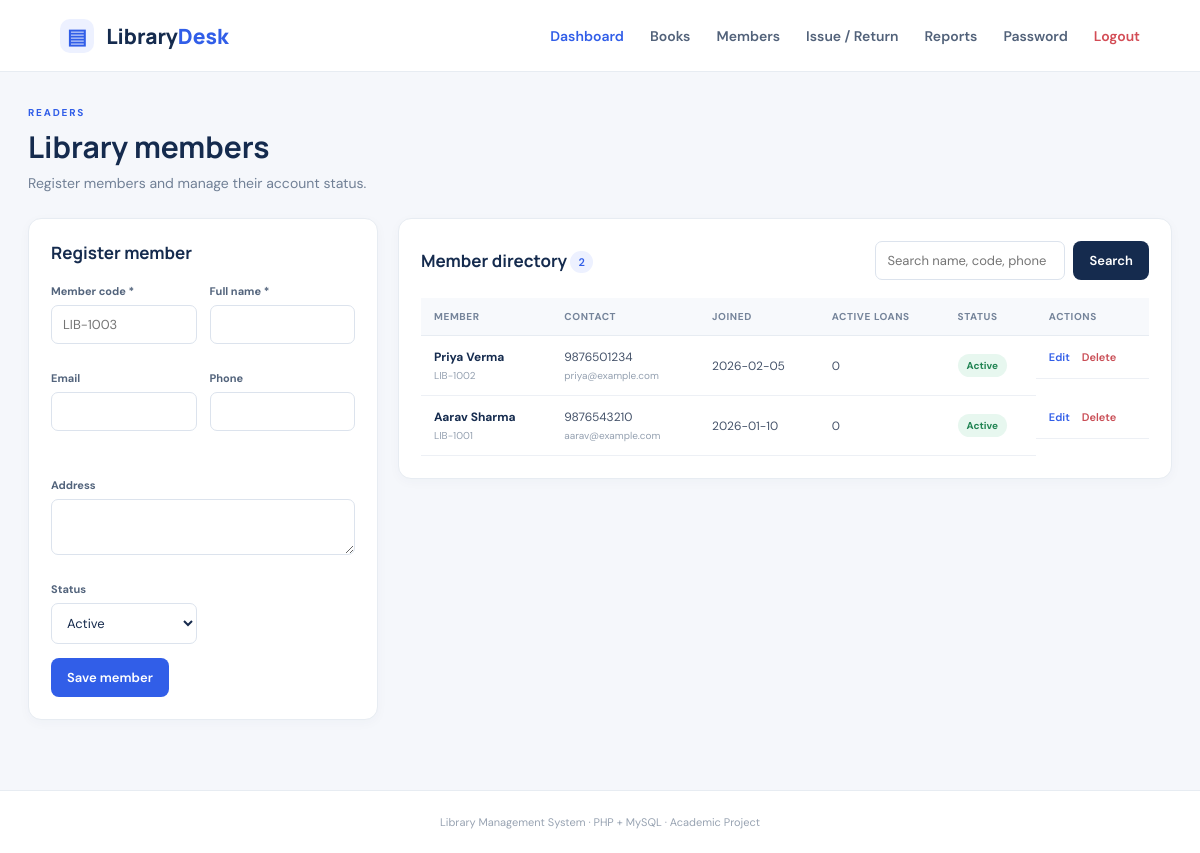
The page /members.php (signed in) on the database its author committed.
### tables this page shows
CREATE TABLE members (
 id INT AUTO_INCREMENT PRIMARY KEY, member_code VARCHAR(30) NOT NULL UNIQUE, name VARCHAR(120) NOT NULL,
 email VARCHAR(150), phone VARCHAR(20), address TEXT, joined_on DATE NOT NULL,
 status ENUM('Active','Inactive') NOT NULL DEFAULT 'Active', created_at TIMESTAMP DEFAULT CURRENT_TIMESTAMP,
 INDEX idx_member_name(name)
);

### includes/functions.php (called while the page is built, shortened)
<?php
function e($v): string { return htmlspecialchars((string)$v, ENT_QUOTES, 'UTF-8'); }

### members.php (the view, shortened to what this page needs)
<?php
require_once 'config/config.php';require_once 'includes/functions.php';require_login();verify_csrf();
$edit=null;if(isset($_GET['edit'])){$s=$pdo->prepare('SELECT * FROM members WHERE id=?');$s->execute([(int)$_GET['edit']]);$edit=$s->fetch();}
$q=trim($_GET['q']??'');$sql='SELECT m.*, (SELECT COUNT(*) FROM loans l WHERE l.member_id=m.id AND l.status="Issued") active_loans FROM members m';$args=[];if($q!==''){$sql.=' WHERE m.name LIKE ? OR m.member_code LIKE ? OR m.phone LIKE ?';$args=["%$q%","%$q%","%$q%"];} $sql.=' ORDER BY m.id DESC';$s=$pdo->prepare($sql);$s->execute($args);$members=$s->fetchAll();
$page_title='Members';require 'includes/header.php';?>
<div class="page-heading"><div><p class="eyebrow">READERS</p><h1>Library members</h1><p class="muted">Register members and manage their account status.</p></div></div>
<div class="content-grid"><section class="panel form-panel"><h2><?=$edit?'Edit member':'Register member'?></h2><form method="post"><div class="form-grid">
<div class="field"><label>Member code *</label><input name="member_code" required placeholder="LIB-1003" value="<?=e($edit['member_code']??'')?>"></div><div class="field"><label>Full name *</label><input name="name" required value="<?=e($edit['name']??'')?>"></div>
<div class="field"><label>Email</label><input type="email" name="email" value="<?=e($edit['email']??'')?>"></div><div class="field"><label>Phone</label><input name="phone" value="<?=e($edit['phone']??'')?>"></div>
<div class="field full"><label>Address</label><textarea name="address" rows="2"></textarea></div><div class="field"><label>Status</label><select name="status"><option <?=($edit['status']??'Active')==='Active'?'selected':''?>>Active</option></select></div></div><button class="btn primary">Save member</button></form></section>
<section class="panel"><div class="panel-heading"><h2>Member directory <span class="count"><?=count($members)?></span></h2><form class="search-form"><input name="q" value="<?=e($q)?>" placeholder="Search name, code, phone"><button class="btn dark">Search</button></form></div><div class="table-wrap"><table><thead><tr><th>Member</th><th>Contact</th><th>Joined</th><th>Active loans</th><th>Status</th><th>Actions</th></tr></thead><tbody><?php foreach($members as $m):?><tr><td><b><?=e($m['name'])?></b><small><?=e($m['member_code'])?></small></td><td><?=e($m['phone']?:'—')?><small><?=e($m['email']?:'')?></small></td><td><?=e($m['joined_on'])?></td><td><?=$m['active_loans']?></td><td><span class="pill <?=$m['status']==='Active'?'green':'gray'?>"><?=e($m['status'])?></span></td><td class="actions"><a href="members.php?edit=<?=$m['id']?>">Edit</a><form method="post" onsubmit="return confirm('Delete this member?')"><?=csrf_field()?><input type="hidden" name="action" value="delete"><input type="hidden" name="id" value="<?=$m['id']?>"><button class="link danger-link">Delete</button></form></td></tr><?php endforeach;?><?php if(!$members):?><tr><td colspan="6" class="empty">No members found.</td></tr><?php endif;?></tbody></table></div></section></div>
<?php require 'includes/footer.php';?>

### assets/css/style.css (style rules this page uses)
:root { --ink:#172b4d;--muted:#718096;--line:#e7ecf2;--blue:#315ee8;--navy:#152b4e;--bg:#f5f7fb }
* { box-sizing:border-box }
body { margin:0;background:var(--bg);color:var(--ink);font:14px 'DM Sans',Arial,sans-serif }
.page-heading { display:flex;justify-content:space-between;align-items:center;gap:20px;margin:0 0 26px }
.eyebrow { font-size:10px;letter-spacing:1.8px;color:var(--blue);font-weight:700;margin:0 0 7px }
.page-heading h1,h1,h2 { font-family:Manrope;margin:0;color:var(--navy) }
.page-heading h1 { font-size:30px }
.muted { color:var(--muted);margin:7px 0 0 }
.btn { border:0;border-radius:8px;padding:11px 16px;font-weight:700;text-decoration:none;display:inline-flex;align-items:center;justify-content:center;cursor:pointer;font:600 13px 'DM Sans';white-space:nowrap }
.primary { background:var(--blue);color:white }
.dark { background:var(--navy);color:white }
.full { width:100%;margin-top:20px }
.panel { background:#fff;border:1px solid var(--line);border-radius:13px;padding:22px;margin-bottom:22px;box-shadow:0 3px 12px #1d355708;min-width:0 }
.panel h2 { font-size:17px }
.panel-heading { display:flex;justify-content:space-between;align-items:center;gap:16px;margin-bottom:18px }
.table-wrap { width:100%;overflow-x:auto }
table { width:100%;border-collapse:collapse;white-space:nowrap }
th { text-align:left;background:#f7f9fc;color:#75849a;text-transform:uppercase;letter-spacing:.6px;font-size:10px;padding:12px 13px;border-bottom:1px solid var(--line) }
td { padding:13px;border-bottom:1px solid #edf0f5;color:#45536a;font-size:12px }
td b { color:var(--navy) }
td small { display:block;color:#94a0b0;font-size:10px;margin-top:4px }
.pill { display:inline-block;padding:5px 9px;border-radius:20px;font-size:10px;font-weight:700 }
.green { background:#e7f7ef;color:#218453 }
.content-grid { display:grid;grid-template-columns:minmax(280px,350px) minmax(0,1fr);gap:20px;align-items:start }
.form-panel h2 { margin-bottom:20px }
.form-grid { display:grid;grid-template-columns:1fr 1fr;gap:13px }
.field { display:flex;flex-direction:column;gap:7px;margin-bottom:14px }
.field.full { grid-column:1/-1 }
.field label { font-size:11px;font-weight:700;color:#53647c }
.field input,.field select,.field textarea,.search-form input { width:100%;border:1px solid #dce3ed;border-radius:7px;padding:10px 11px;font:13px 'DM Sans';color:var(--ink);background:white;outline:none }
.search-form { display:flex;gap:8px }
.search-form input { min-width:190px }
.count { font:600 11px 'DM Sans';background:#edf1ff;color:var(--blue);border-radius:20px;padding:4px 8px;vertical-align:middle }
.actions { display:flex;gap:12px;align-items:center }
.actions a,.link { font:600 11px 'DM Sans';color:var(--blue);text-decoration:none;background:none;border:0;padding:0;cursor:pointer }
.danger-link { color:#c94d55 }
.actions form { display:inline }

### rows shown on the page
members: name "Priya Verma", member_code "LIB-1002", phone "9876501234", email "priya@example.com", joined_on "2026-02-05", active_loans "0", status "Active"
members: name "Aarav Sharma", member_code "LIB-1001", phone "9876543210", email "aarav@example.com", joined_on "2026-01-10", active_loans "0", status "Active"

### other values the page prints
count($members) "2"
